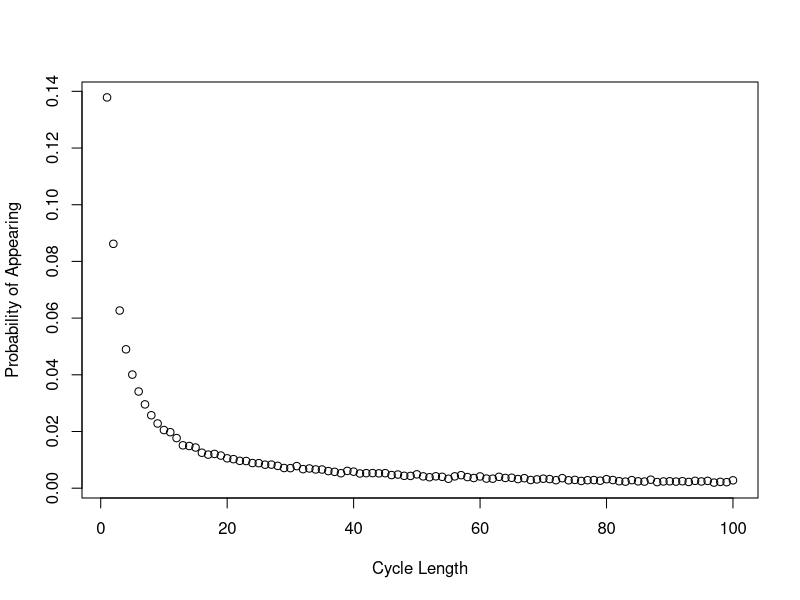

Here is the R script that generated this plot:
# Aidan Garrity (s1997567), Eleni Michaelidou (s2226022), Meshari Alrafidi (s2319759)

# Brief description of what each team member contributed to the project:

# Proportion of the work was undertaken by each team member: 
#     Aidan Garrity: dloop final version, plotting, strategy 3, dloop explanations
#     Eleni Michaelidou: strategy_selection function, following_numbers function, Pone, Pall, example code, Pall explanations
#     Meshari Alrafidi: previous iterations of dloop, explanations, 


# -------------------- Overview of the code --------------------

# In this code we implement a stochastic simulation to investigate the following  puzzle:
# 2n prisoners are given a natural number to identify them. They enter a room 
# with 2n boxes, each box containing a number inside it and a number on it's lid. The prisoners' goal is to select the 
# box with their number in it. They are allowed to choose a maximum of n boxes.

# Three strategies are simulated here:
    # Strategy 1. A prisoner selects the box with their number on the lid. If the number of the card inside the lid, k, is not their 
    # number, they go to box k and open it. They continue doing this until they either have found their number or have chosen 
    # n boxes.
    # Strategy 2. The prisoner chooses a random box then repeats the steps in strategy 1.
    # Strategy 3. n boxes are checked randomly

# If all prisoners succeed in finding their number, they are all released.

# The prisoner who attempted to find their number is not allowed to communicate with prisoners yet to have their go.
# After each prisoner’s go, the room is returned exactly to its original state.

# -------------------------------------------------------------


Pone <- function(n, k, strategy, nreps=10000){
  # This function estimates the probability a single prisoner succeeding in finding their number.
  # Input:  n: the maximum number of boxes the prisoner is allowed to open.
  #         k: the prisoner’s number.
  #         strategy: which strategy to implement {1,2,3}.
  #         nreps (10000 by default): the number of iterations of the simulations to run (in order to estimate the probability)
  # Output: prob: probability of a single prisoner succeeding in finding their number under the given strategy.
  
  # Apply function "strategy_selection" to estimate the individual success probability under the given strategy.
  prob <- strategy_selection(n, k, strategy, nreps)
  
  return(prob)
}

Pall <- function(n, strategy, nreps=10000){
  # This function estimates the probability of all prisoners finding their numbers.
  # Input:  n: the maximum number of boxes a prisoner is allowed to open.
  #         strategy: which strategy to implement {1,2,3}.
  #         nreps (10000 by default): the number of iterations of the simulations to run (in order to estimate the probability).
  # Output: prob: probability of all prisoners succeeding in finding their number.
  
  # Assigning a unique prisoner number to each of the 2n prisoners.
  prisoners <- c(1:(2*n))
  
  # Apply function "strategy_selection" to estimate the joint success probability under the given strategy.
  prob <- strategy_selection(n, prisoners, strategy, nreps)
  
  return(prob)
}


strategy_selection <- function(n, prisoners, strategy, nreps){
  # This function is responsible to call the corresponding function based on the given strategy. It returns the probability derived from the given strategy.
  # Input:  n: the maximum number of boxes a prisoner is allowed to open.
  #         prisoners: a vector of prisoners' numbers
  #                    (It can be a vector length 1 -> prisoners = the prisoner's number k (call from Pone function)
  #                    or a vector length 2n -> all prisoners' number (call from Pall function).
  #         strategy: which strategy to implement {1,2,3}.
  #         nreps: the number of iterations of the simulations to run (in order to estimate the probability).
  # Output: prob: probability of success derived from the given strategy.
  
  if (strategy == 1) {
    
    # The prisoner(s) select(s) the box with their number on the lid as their first box.
    initial_box <- prisoners
    
    # Apply function "following_numbers" to estimate the success probability under strategy 1 (initial_box = prisoners).
    prob <- following_numbers(n, prisoners, initial_box, nreps)
    
  }
  else if (strategy ==2) {
    
    # The prisoner(s) select(s) the first box randomly.
    # Two prisoners can start from the same box (replace = TRUE)
    initial_box <- sample(1:(2*n), size=length(prisoners), replace = TRUE)
    
    # Apply function "following_numbers" to estimate the success probability under strategy 2 (initial_box = randomly selected).
    prob <- following_numbers(n, prisoners, initial_box, nreps)
    
  }
  else if (strategy == 3){
    
    # Apply function "picking_randomly" to estimate the success probability under strategy 3.
    prob <- picking_randomly(n, prisoners, nreps)
    
  }
  return(prob)
}


following_numbers <- function(n, prisoners, initial_box, nreps){
  # This function estimates the probability of the prisoner(s) succeeding in finding their number.
  # (Each) prisoner opens boxes by following the numbers on the card within the boxes, entering a closed loop.
  # Input:  n: the maximum number of boxes the prisoner is allowed to open.
  #         prisoners: prisoners' numbers.
  #         initial_box: box number that (each) prisoner will open first.
  #         nreps: the number of iterations of the simulations to run (in order to estimate the probability)
  # Output: prob: the probability of (all) the prisoner(s) succeeding in finding their number, by opening up to n boxes in a closed loop.
  
  
  # success_simulation represents the number of times all prisoners (participating in the experiment) find their boxes.
  # Initialization of "success_simulation".
  success_simulation <- 0  
  
  
  # Running the experiment nreps times.
  for (i in 1:nreps){
    
    # boxes_found represents the number of prisoners found their boxes in each simulation.
    # Reset of "boxes_found" in each repetition.
    boxes_found <- 0 
    
    # Assign numbers (1 to 2*n) randomly within the 2*n boxes before starting the experiment.
    # Random placement of numbers within the boxes in each simulation.
    boxes <- sample(1:(2*n), 2*n, replace=FALSE)
    
    # Loop through the prisoners vector (all prisoners try to find their box).
    for (k in 1:length(prisoners)){
      
      # Boolean to terminate the run of a single simulation if one prisoner fails finding their number.
      prisoner_succ <- FALSE
      
      # Initial box for the prisoner running the experiment.
      next_box <- initial_box[k]

      # The prisoner repeat the process of opening boxes until they have either found the card
      # with their number on it (break the loop) or opened n boxes without finding it.
      for (trial in 1:n){
        
        # Exit the loop when the prisoner finds the card with their number in the boxes.
        if (boxes[next_box] == prisoners[k]){
          
          # counter increases by 1, since the prisoner running the experiment succeeds in finding their number. 
          boxes_found <- boxes_found + 1
          
          # Set to TRUE since the prisoner found their number.
          prisoner_succ <- TRUE
          break
          
        }else{
          
          # The prisoner goes to the next box, by following the card number. 
          next_box = boxes[next_box]
        }
      }
      
      # Exit the loop when one prisoner fails in finding their box.
      # prisoner_succ will be FALSE only if a prisoner fails to find their number in the boxes.
      if (!(prisoner_succ)){
        break
      }
    }
    
    # A simulation is successful if all prisoners participating in the experiment find their number.
    if (boxes_found == length(prisoners)){
      success_simulation <- success_simulation + 1
    }
  }
  
  # probability of success (the prisoner(s) succeed(s) in finding their number).
  prob = success_simulation / nreps # number of successful simulations / total number of simulations.
  
  return(prob)
}


picking_randomly <- function(n, prisoners, nreps){
  # This function estimates the probability of the prisoner(s) succeeding in finding their number.
  # (Each) prisoner opens n boxes at random, checking each card for their number.
  # Input:  n: number of boxes (each) prisoner opens.
  #         prisoners: prisoners' numbers.
  #         initial_box: box number that (each) prisoner will open first.
  #         nreps: the number of iterations of the simulations to run (in order to estimate the probability)
  # Output: prob: the probability of (all) the prisoner(s) succeeding in finding their number, by opening n boxes randomly.
  
  
  # success_simulation represents the number of times all prisoners (participating in the experiment) finding their boxes.
  # Initialization of "success_simulation"
  success_simulation <- 0  
  
  # Running the experiment (simulation) nreps times.
  for (i in 1:nreps){
    
    # boxes_found represents the number of prisoners found their boxes in each simulation.
    # Reset of "boxes_found" in each repetition.
    boxes_found <- 0 
    
    for (k in 1:length(prisoners)){
      
      prisoner_succ <- FALSE
      
      # we create 2n boxes, n of which can be opened.
      boxes <- sample(1:(2*n), n)
      
      # if the prisoner's number is in the randomly selected boxes... 
      if (k %in% boxes){
        
        # counter increases
        boxes_found <- boxes_found + 1
        
        prisoner_succ <- TRUE
      }
      
      # Exit the loop when one prisoner fails in finding their box.
      if (!(prisoner_succ)){
        break
      }
    }
    
    # A simulation is successful if all prisoners participating in the experiment find their box.
    if (boxes_found == length(prisoners)){
      success_simulation <- success_simulation + 1
    }
  }
  
  # probability of success (the prisoner(s) succeed(s) in finding their number).
  prob = success_simulation / nreps # number of successful simulations / total number of simulations.
  
  return(prob)
}


# ---------- Example code ----------

# ---- Individual success probability ----

# Example estimating the individual success probability under Strategy 1, n =5 (nreps = 10000 by default)
Pone(n = 5, k = 4 , strategy = 1)

# Example estimating the individual success probability under Strategy 1, n =50 (nreps = 10000 by default)
Pone(n = 50, k = 4, strategy = 1)

# Example estimating the individual success probability under Strategy 2, n =5 (nreps = 10000 by default)
Pone(n = 5, k = 4, strategy = 2)

# Example estimating the individual success probability under Strategy 2, n =50 (nreps = 10000 by default)
Pone(n = 50, k = 4, strategy = 2)

# Example estimating the individual success probability under Strategy 3, n =5 (nreps = 10000 by default)
Pone(n = 5, k = 4, strategy = 3)

# Example estimating the individual success probability under Strategy 3, n =50 (nreps = 10000 by default)
Pone(n = 50, k = 4, strategy = 3)

# Computing the individual success probability under strategies 1 and 3 for a different number of 
# boxes (2n boxes): n = 5, and n = 50, the probability of success is almost 1/2 in all those cases.
# On the other hand, the individual success probability under strategy 2
# for n = 5 and n = 50 is less than or equal to the prob. of success under strategies 1 and 3.

# ---- Joint success probability ----

# Example estimating the joint success probability under Strategy 1, n =5 (nreps = 10000 by default)
Pall(n = 5, strategy = 1)

# Example estimating the joint success probability under Strategy 1, n =50 (nreps = 10000 by default)
Pall(n = 50, strategy = 1)

# Example estimating the joint success probability under Strategy 2, n =5 (nreps = 10000 by default)
Pall(n = 5, strategy = 2)

# Example estimating the joint success probability under Strategy 2, n =50 (nreps = 10000 by default)
Pall(n = 50, strategy = 2)

# Example estimating the joint success probability under Strategy 3, n =5 (nreps = 10000 by default)
Pall(n = 5, strategy = 3)

# Example estimating the joint success probability under Strategy 3, n =50 (nreps = 10000 by default)
Pall(n = 50, strategy = 3)

# Computing the joint success probability under strategy 1 for a different number of boxes (2n boxes):
# n = 5, and n = 50, the probability of success is close to 35% and 31% respectively. 
# On the other hand, the joint probability under strategies 2 and 3 for different number of boxes (2n boxes):
# n = 5 and n = 50 is close to 0.

# So, what is surprising is that it is more likely that 100 (n = 50) prisoners
# will release (all prisoners find their number) under Strategy 1
# than even 10 (n = 5) prisoners open boxes under Strategies 2 and 3.

# -----

# As explained above (individual success probability under strategy 1), given 
# that each box is a part of a closed loop and each prisoner starts at the box 
# with their number on it, the prisoner will succeed if their number is a part 
# of a loop no longer than n, and that is because each prisoner can open up to n
# of the 2n boxes. The probability of success for prisoners who their box are 
# part of the same loop are not independent, since if a prisoner succeed to find
# their box, then all prisoners on that loop will find their box with the same probability.

# We also know that the "the prisoner is not allowed to communicate with prisoners yet to have their go".
# In addition, under strategy 3, each prisoner opens n boxes randomly. 
# So, the probability of success for each prisoner is independent.
# Individual success probability under Strategy 3 = 1/2  and attempts are 
# independent => P((2n) prisoners succeed)) = (1/2)^(2n)
# Running the code for n = 5 and and n = 50, we find that:
# n=50: P(100 prisoners succeed) = (1/2)^100  = close to 0.
# Even for small n: e.g. n = 5: P(10 prisoners succeed) = (1/2)^10 = extremely small.



dloop <- function(n, nreps){
  # This function estimates the probability that a cycle of any length will occur 
  # in a permutation of length 2n.
  # Input: n: The size of the permutation to be considered (i.e. number of prisoners, so 2n boxes are considered)
  #        nreps: The amount of simulations to be run to estimate the probability vector.
  # Output: a vector of length 2n where the ith entry is the estimated probability that a cycle of length i will occur
  #         in a randomly generated permutation of length 2n.
  # Runtime: O(n * nreps)
  
  # Tracker for all cycles found.
  totalcount <- rep(0, 2*n)
  
  # Running nreps simulations.
  for (rep in 1:nreps){
    
    # Generating the boxes and cards for this simulation.
    boxes <- sample(1:(2*n))
    # Tracker for the cycles of this loop only.
    loopcount <- rep(0, 2*n)
    # Vector containing which boxes have NOT been opened
    left_to_check <- 1:(2*n)
    
    # Starting with the first box, checking all boxes for a cycle.
    # After a box has been found to be part of a cycle, it is removed from left_to_check.
    i<-1
    while (length(left_to_check) > 0) {
      
      # counter tracks the length of the current cycle.
        counter <- 1
      # j is a placeholder for opening the next box in a cycle.
        j <- i
      # tracking which boxes were part of this cycle, to be removed from left_to_check
        checked <- c()
      # iterating over all boxes in a cycle, incrementing the counter and updating the checked boxes list.
        while(i != boxes[j]){
          counter <- counter + 1
          checked <- c(checked, j)
          j <- boxes[j]
        }
        
        checked <- c(checked, j)
        
        # Indicating that a cycle of length counter was found
        # To instead enumerate all cycles in the boxes, this can be changed to 
        # loopcount[counter] <- loopcount[counter] + 1
        loopcount[counter] <- 1
        
        # Removing the checked boxes.
        left_to_check <- left_to_check[-match(checked, left_to_check)]
       
    # Setting the next box to start with for the next cycle. 
      i <- left_to_check[1]
  
    }
    
    totalcount <- totalcount + loopcount
  }
  
  return(totalcount / sum(totalcount))
}

plot(dloop(50,10000), xlab = 'Cycle Length', ylab = 'Probability of Appearing')

# IMPORTANT: The probability of loops larger than 50 appearing are NOT independent events. 
# We cannot take the naive approach and multiply the probability of each cycle 
# length appearing to get the result.
# Instead, we can run many simulations, and for each one track if a long cycle appears.
nreps <- 10000
over50cycles <- 0

# Like running dloop(50, 10000), except at each simulation we track if there were any cycles over 50.
for (i in 1:nreps){
  probs <- dloop(50,1)
  if (1 %in% (probs[51:100]) ){
    over50cycles <- over50cycles + 1
  }
}

none_over_50_prob <- 1 - (over50cycles / nreps)

# Note that the probability of no loop longer than 50 appearing is about the same
# as the probability of all prisoners being freed under strategy 1.
# The difference can be explained by random noise in the box generation.
none_over_50_prob

# End of code
